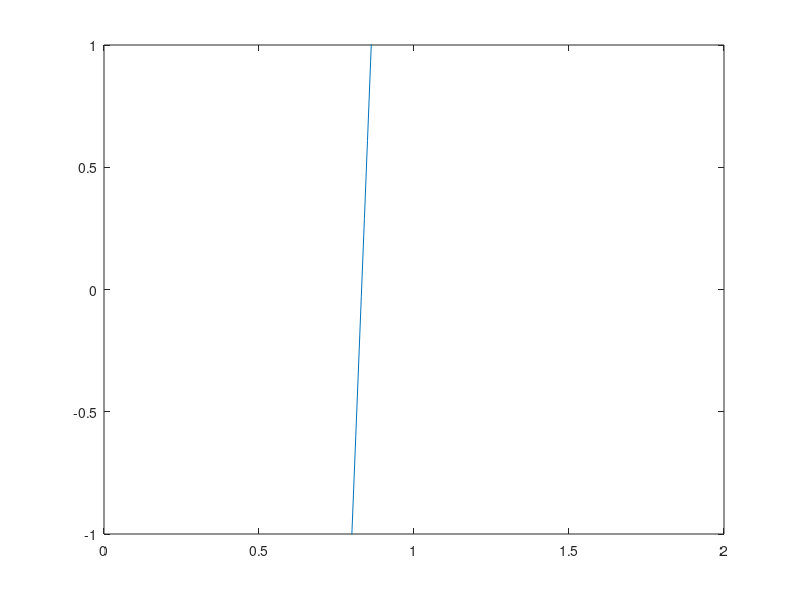

MATLAB code to generate this figure:
A = 18;
porosity = 1.0;
remid = A/18;
range = 1;
re = remid-range:0.01:remid+range;
beta = 3.7 - 0.65*exp(-((1.5-log10(re)).^2)/2.0);
factor = porosity.^(-beta);
f = 0.3969*re.^2 + 6.048*re.^1.5 + 23.04*re - (4/3)*A./factor;
plot(re,f);
axis([remid-range,remid+range,-1.0,1.0]);
pause;
